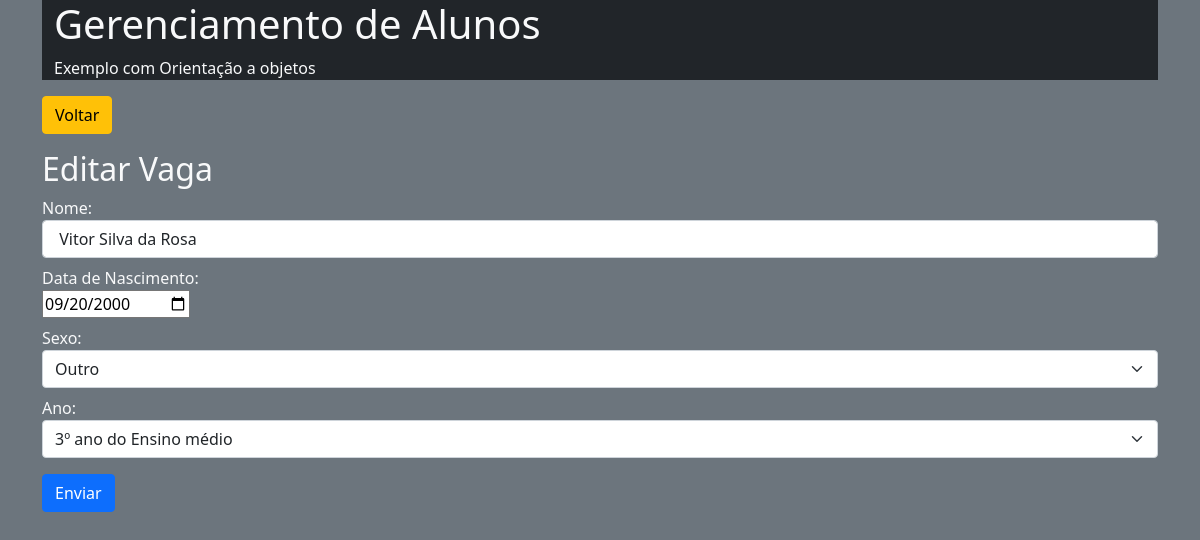
/editar.php?id=5, run on the app's committed database.
### tables this page shows
CREATE TABLE `aluno` (
  `idaluno` int(11) NOT NULL AUTO_INCREMENT,
  `nome_al` varchar(45) NOT NULL,
  `nascimento` date NOT NULL,
  `sexo` varchar(45) NOT NULL,
  `ano_serie` varchar(45) NOT NULL,
  `data_cadastro` date NOT NULL,
  PRIMARY KEY (`idaluno`)
);

### editar.php (called while the page is built, shortened)
<?php
$obAluno = Aluno::getAluno($_GET['id']);
include __DIR__.'/includes/header.php';
include __DIR__.'/includes/formulario.php';
include __DIR__.'/includes/footer.php';

### app/Db/Database.php (called while the page is built, shortened)
<?php
class Database{
    private $table;
    private $connection;
    public function __construct($table = null){
        $this->table = $table;
    }
    public function setConnection(){
        try{
            $this->connection = new PDO('mysql:host='.self::HOST.';dbname='.self::NAME,self::USER,self::PASS);
            $this->connection->setAttribute(PDO::ATTR_ERRMODE,PDO::ERRMODE_EXCEPTION);
        }catch(PDOException $e){
            die('ERROR: '.$e->getMessage());
        }
    }
    public function execute($query, $params = []){
        try{
            $statement = $this->connection->prepare($query);
            $statement->execute($params);
            return $statement;
        }catch(PDOException $e){
            die('ERROR: '.$e->getMessage());
        }
    }
    public function select($where = null, $order = null, $limit = null, $field = '*'){
        $where = strlen($where) ? 'WHERE '.$where : '';
        $order = strlen($order) ? 'ORDER BY '.$order : '';
        $limit = strlen($limit) ? 'LIMIT '.$limit : '';
        $query = 'SELECT '.$field.' FROM '.$this->table.' '.$where.' '.$order.' '.$limit;
        return $this->execute($query);
    }
}

### app/Entity/Aluno.php (called while the page is built, shortened)
<?php
class Aluno{
    public static function getAluno($id){
        return (new Database('aluno'))->select('idaluno = '.$id)
                                      ->fetchObject(self::class);
    }
}

### includes/formulario.php (the view, shortened to what this page needs)
<main>
    <section>
        <a href="index.php">
            <button class="btn btn-warning">Voltar</button>
        </a>
    </section>
    <h2 class="mt-3"><?=TITLE?></h2>
    <form method="post">
        <div class="form-group mt-2">
            <label>Nome: </label>
            <input type="text" class="form-control" name="nome" value="<?=isset($obAluno->nome_al) ? $obAluno->nome_al : ' '?>">
        </div>
        <div class="form-group mt-2">
            <label>Data de Nascimento: </label><br>
            <input type="date" class="datepicker" name="data" value="<?=isset($obAluno->nascimento) ? $obAluno->nascimento : ' '?>">
        </div>
        <div class="form-group mt-2">
            <label>Sexo: </label>
            <select name="select_sexo" class="form-select" aria-label="Default select example">
                <option value="outro" <?=isset($obAluno->ano_serie) ? $obAluno->sexo == 'outro' ? 'selected' : ' ' : ' '?>>Outro</option>
            </select>
        </div>
        <div class="form-group mt-2">
            <label>Ano: </label>
            <select name="select_ano" class="form-select" aria-label="Default select example" >
                <option value="3m" <?=isset($obAluno->ano_serie) ? $obAluno->ano_serie == '3m' ? 'selected' : ' ' : ' ' ?>>3º ano do Ensino médio</option>
            </select>
        </div>
        <div class="form-group mt-3">
            <button type="submit" class="btn btn-primary">Enviar</button>
        </div>
    </form>
</main>

### data on the page
aluno: nome "Vitor Silva da Rosa", data "09/20/2000", select_sexo "Outro", select_ano "3º ano do Ensino médio"

### other printed values
TITLE "Editar Vaga"
